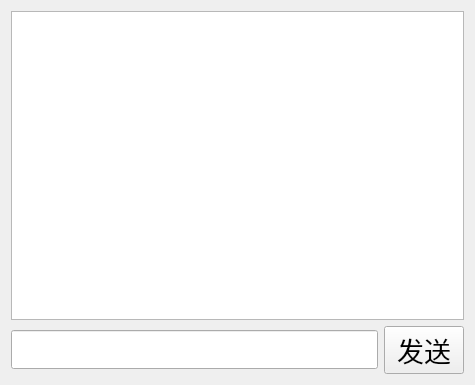
<?xml version="1.0" encoding="UTF-8"?>
<ui version="4.0">
 <class>PrivateChat</class>
 <widget class="QWidget" name="PrivateChat">
  <property name="geometry">
   <rect>
    <x>0</x>
    <y>0</y>
    <width>475</width>
    <height>385</height>
   </rect>
  </property>
  <property name="windowTitle">
   <string>Form</string>
  </property>
  <layout class="QVBoxLayout" name="verticalLayout_2">
   <item>
    <layout class="QVBoxLayout" name="verticalLayout">
     <item>
      <widget class="QTextEdit" name="showMsg_te">
       <property name="font">
        <font>
         <pointsize>20</pointsize>
        </font>
       </property>
      </widget>
     </item>
     <item>
      <layout class="QHBoxLayout" name="horizontalLayout">
       <item>
        <widget class="QLineEdit" name="inputMsg_le">
         <property name="font">
          <font>
           <pointsize>20</pointsize>
          </font>
         </property>
        </widget>
       </item>
       <item>
        <widget class="QPushButton" name="sendMsg_pb">
         <property name="font">
          <font>
           <pointsize>20</pointsize>
          </font>
         </property>
         <property name="text">
          <string>发送</string>
         </property>
        </widget>
       </item>
      </layout>
     </item>
    </layout>
   </item>
  </layout>
 </widget>
 <resources/>
 <connections/>
</ui>
